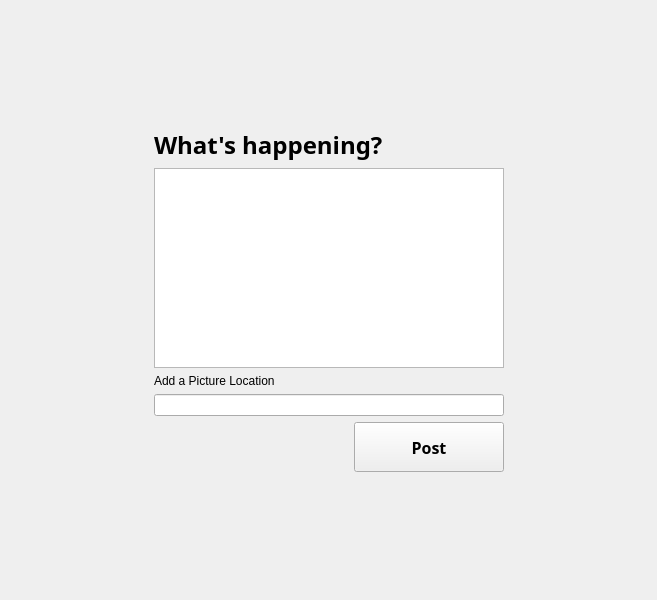
<?xml version="1.0" encoding="UTF-8"?>
<ui version="4.0">
 <class>NewPost</class>
 <widget class="QWidget" name="NewPost">
  <property name="geometry">
   <rect>
    <x>0</x>
    <y>0</y>
    <width>657</width>
    <height>600</height>
   </rect>
  </property>
  <property name="windowTitle">
   <string>Form</string>
  </property>
  <layout class="QVBoxLayout" name="verticalLayout_5">
   <item>
    <layout class="QHBoxLayout" name="horizontalLayout_4">
     <item>
      <spacer name="horizontalSpacer_6">
       <property name="orientation">
        <enum>Qt::Horizontal</enum>
       </property>
       <property name="sizeHint" stdset="0">
        <size>
         <width>40</width>
         <height>20</height>
        </size>
       </property>
      </spacer>
     </item>
     <item>
      <layout class="QVBoxLayout" name="verticalLayout_4">
       <item>
        <spacer name="verticalSpacer">
         <property name="orientation">
          <enum>Qt::Vertical</enum>
         </property>
         <property name="sizeHint" stdset="0">
          <size>
           <width>20</width>
           <height>40</height>
          </size>
         </property>
        </spacer>
       </item>
       <item>
        <layout class="QVBoxLayout" name="verticalLayout_2">
         <item>
          <layout class="QVBoxLayout" name="verticalLayout">
           <item>
            <layout class="QHBoxLayout" name="horizontalLayout">
             <item>
              <widget class="QLabel" name="label_home1">
               <property name="font">
                <font>
                 <family>Adobe Gothic Std</family>
                 <pointsize>18</pointsize>
                 <weight>75</weight>
                 <bold>true</bold>
                </font>
               </property>
               <property name="text">
                <string>What's happening?</string>
               </property>
              </widget>
             </item>
             <item>
              <spacer name="horizontalSpacer">
               <property name="orientation">
                <enum>Qt::Horizontal</enum>
               </property>
               <property name="sizeHint" stdset="0">
                <size>
                 <width>40</width>
                 <height>20</height>
                </size>
               </property>
              </spacer>
             </item>
             <item>
              <spacer name="horizontalSpacer_3">
               <property name="orientation">
                <enum>Qt::Horizontal</enum>
               </property>
               <property name="sizeHint" stdset="0">
                <size>
                 <width>40</width>
                 <height>20</height>
                </size>
               </property>
              </spacer>
             </item>
            </layout>
           </item>
          </layout>
         </item>
         <item>
          <layout class="QHBoxLayout" name="horizontalLayout_2"/>
         </item>
         <item>
          <widget class="QTextEdit" name="textEdit_main">
           <property name="minimumSize">
            <size>
             <width>350</width>
             <height>200</height>
            </size>
           </property>
          </widget>
         </item>
        </layout>
       </item>
       <item>
        <widget class="QLabel" name="label_2">
         <property name="text">
          <string>Add a Picture Location</string>
         </property>
        </widget>
       </item>
       <item>
        <widget class="QLineEdit" name="lineEdit_fileName"/>
       </item>
       <item>
        <layout class="QVBoxLayout" name="verticalLayout_3">
         <item>
          <layout class="QHBoxLayout" name="horizontalLayout_3">
           <item>
            <spacer name="horizontalSpacer_4">
             <property name="orientation">
              <enum>Qt::Horizontal</enum>
             </property>
             <property name="sizeHint" stdset="0">
              <size>
               <width>40</width>
               <height>20</height>
              </size>
             </property>
            </spacer>
           </item>
           <item>
            <widget class="QPushButton" name="pushButton_post">
             <property name="minimumSize">
              <size>
               <width>150</width>
               <height>50</height>
              </size>
             </property>
             <property name="font">
              <font>
               <family>Adobe Gothic Std</family>
               <pointsize>12</pointsize>
               <weight>75</weight>
               <bold>true</bold>
              </font>
             </property>
             <property name="text">
              <string>Post</string>
             </property>
            </widget>
           </item>
          </layout>
         </item>
        </layout>
       </item>
       <item>
        <spacer name="verticalSpacer_2">
         <property name="orientation">
          <enum>Qt::Vertical</enum>
         </property>
         <property name="sizeHint" stdset="0">
          <size>
           <width>20</width>
           <height>40</height>
          </size>
         </property>
        </spacer>
       </item>
      </layout>
     </item>
     <item>
      <spacer name="horizontalSpacer_5">
       <property name="orientation">
        <enum>Qt::Horizontal</enum>
       </property>
       <property name="sizeHint" stdset="0">
        <size>
         <width>40</width>
         <height>20</height>
        </size>
       </property>
      </spacer>
     </item>
    </layout>
   </item>
  </layout>
 </widget>
 <resources/>
 <connections/>
</ui>
